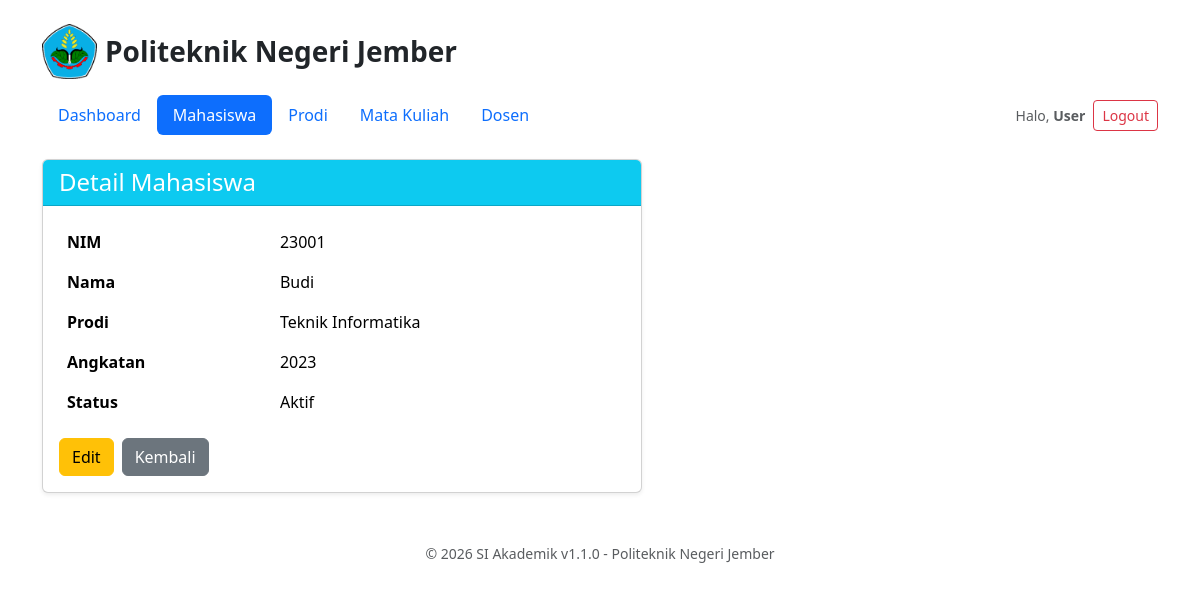
/setoran_BKPM-1/si-akademik_acara16/mahasiswa/23001 (signed in), run on the app's committed database.
### tables this page shows
CREATE TABLE IF NOT EXISTS mahasiswa (
    id       INT AUTO_INCREMENT PRIMARY KEY,
    nim      VARCHAR(20)  NOT NULL UNIQUE,
    nama     VARCHAR(100) NOT NULL,
    email    VARCHAR(100) NOT NULL,
    prodi_id INT          NOT NULL,
    angkatan INT          NOT NULL,
    status   VARCHAR(10)  NOT NULL DEFAULT 'aktif'
);

CREATE TABLE IF NOT EXISTS prodi (
    id   INT AUTO_INCREMENT PRIMARY KEY,
    kode VARCHAR(10)  NOT NULL,
    nama VARCHAR(100) NOT NULL
);

### app/Views/layouts/main.php (called while the page is built, shortened)
<?php
require __DIR__ . '/../partials/header.php';
require __DIR__ . '/../partials/navbar.php';
require $content;
require __DIR__ . '/../partials/footer.php';

### app/Core/BaseController.php (called while the page is built, shortened)
<?php
class BaseController
{
    protected function view(
        string $view,
        array $data = [],
        string $active = '',
        bool $useLayout = true
    ): void {
        extract($data, EXTR_SKIP);
        $content = __DIR__ . '/../Views/' . $view . '.php';
        require __DIR__ . '/../Views/layouts/main.php';
    }
}

### app/Controllers/MahasiswaController.php (called while the page is built, shortened)
<?php
class MahasiswaController extends BaseController
{
    private MahasiswaService $service;
    public function __construct(MahasiswaService $service)
    {
        $this->service = $service;
    }
    public function show($nim): void
    {
        $this->view(
            'mahasiswa/detail',
            ['mahasiswaDitemukan' => $this->service->detail((string) $nim)],
            'mahasiswa'
        );
    }
}

### public/index.php (called while the page is built, shortened)
<?php
$routes = require __DIR__ . '/../routes/web.php';
$requestUri = parse_url($_SERVER['REQUEST_URI'], PHP_URL_PATH);
$method     = $_SERVER['REQUEST_METHOD'];
$uri = $requestUri;
if (defined('BASE_URL') && !empty(BASE_URL)) {
    if (str_starts_with($uri, BASE_URL)) {
        $uri = substr($uri, strlen(BASE_URL));
    }
}
try {
    $router = new App\Core\Router($routes);
    $router->dispatch($uri, $method);
} catch (Throwable $e) {
    App\Core\Logger::error('Error tak tertangani', $e);
    http_response_code(500);
    echo 'Terjadi gangguan pada sistem. Silakan coba beberapa saat lagi.';
}

### app/Models/Mahasiswa.php (called while the page is built, shortened)
<?php
class Mahasiswa
{
    private string $nim;
    private string $nama;
    private string $prodi;
    private string $angkatan;
    private string $status;
    public function __construct(
        string $nim,
        string $nama,
        string $prodi,
        string $angkatan = '',
        string $status = 'aktif'
    ) {
        $this->nim = $nim;
        $this->nama = $nama;
        $this->prodi = $prodi;
        $this->angkatan = $angkatan !== ''
            ? $angkatan
            : ('20' . substr($nim, 0, 2));
        $this->status = $status;
    }
    public function getNim(): string
    {
        return $this->nim;
    }
    public function getNama(): string
    {
        return $this->nama;
    }
    public function getProdi(): string
    {
        return $this->prodi;
    }
    public function getAngkatan(): string
    {
        return $this->angkatan;
    }
    public function getStatus(): string
    {
        return $this->status;
    }
}

### app/Repositories/MahasiswaRepository.php (called while the page is built, shortened)
<?php
class MahasiswaRepository
{
    private Database $database;
    public function __construct(Database $database)
    {
        $this->database = $database;
    }
    private function db(): PDO
    {
        return $this->database->getConnection();
    }
    public function findByNim(string $nim): ?Mahasiswa
    {
        $stmt = $this->db()->prepare(
            "SELECT m.nim, m.nama, m.angkatan, m.status,
                    p.nama AS prodi_nama
             FROM mahasiswa m
             JOIN prodi p ON m.prodi_id = p.id
             WHERE m.nim = :nim"
        );
        $stmt->execute([
            'nim' => $nim
        ]);
        $row = $stmt->fetch(PDO::FETCH_ASSOC);
        return new Mahasiswa(
            $row['nim'],
            $row['nama'],
            $row['prodi_nama'],
            (string) $row['angkatan'],
            $row['status']
        );
    }
}

### app/Core/Database.php (called while the page is built, shortened)
<?php
class Database
{
    private PDO $pdo;
    public function __construct()
    {
        $config = require __DIR__ . '/../../config/database.php';
        try {
            $this->pdo = new PDO(
                "mysql:host={$config['host']};dbname={$config['dbname']};charset={$config['charset']}",
                $config['username'],
                $config['password']
            );
            $this->pdo->setAttribute(
                PDO::ATTR_ERRMODE,
                PDO::ERRMODE_EXCEPTION
            );
        } catch (PDOException $e) {
            Logger::error('Koneksi database gagal', $e);
            throw new \RuntimeException('Koneksi database gagal', 0, $e);
        }
    }
    public function getConnection(): PDO
    {
        return $this->pdo;
    }
}

### config/database.php (called while the page is built)
<?php
return [
'host'     => '127.0.0.1:3307',
'dbname'   => 'si_akademik',
'username' => 'root',
'password' => '',
'charset'  => 'utf8mb4',
];

### app/Services/MahasiswaService.php (called while the page is built, shortened)
<?php
class MahasiswaService
{
    public function detail(string $nim)
    {
        return $this->repo->findByNim($nim);
    }
}

### app/Views/mahasiswa/detail.php (the view)
<div class="card shadow-sm" style="max-width:600px">
    <div class="card-header bg-info text-white">
        <h4 class="mb-0">Detail Mahasiswa</h4>
    </div>
<div class="card-body"><?php if($mahasiswaDitemukan):?><table class="table table-borderless">
        <tr>
            <th>NIM</th>
            <td><?=htmlspecialchars($mahasiswaDitemukan->getNim())?></td>
        </tr>
    <tr>
        <th>Nama</th>
        <td><?=htmlspecialchars($mahasiswaDitemukan->getNama())?></td>
    </tr>
<tr>
    <th>Prodi</th>
    <td><?=htmlspecialchars($mahasiswaDitemukan->getProdi())?></td>
</tr>
<tr>
    <th>Angkatan</th>
    <td><?=htmlspecialchars($mahasiswaDitemukan->getAngkatan())?></td>
</tr>
<tr>
    <th>Status</th>
    <td><?=htmlspecialchars(ucfirst($mahasiswaDitemukan->getStatus()))?></td>
</tr>
</table>
<div class="d-flex gap-2">
    <a href="<?=BASE_URL?>/mahasiswa/<?=urlencode($mahasiswaDitemukan->getNim())?>/edit" class="btn btn-warning">Edit</a>
    <a href="<?=BASE_URL?>/mahasiswa" class="btn btn-secondary">Kembali</a>
</div><?php else:?><p class="text-danger">Mahasiswa tidak ditemukan.</p>
<a href="<?=BASE_URL?>/mahasiswa" class="btn btn-secondary">Kembali</a><?php endif;?></div>
</div>

### app/Core/Router.php (shortened to what this page needs)
<?php
class Router
{
    private array $routes;
    public function __construct(array $routes)
    {
        $this->routes = $routes;
    }
    public function dispatch(string $uri, string $method): void
    {
        $uri = $this->normalize($uri);
        foreach ($this->routes[$method] ?? [] as $routePattern => $routeConfig) {
            $pattern = $this->normalize($routePattern);
            $regex = preg_replace(
                '/\{[a-zA-Z0-9_]+\}/',
                '([a-zA-Z0-9_]+)',
                $pattern
            );
            $regex = '#^' . $regex . '$#';
            if (preg_match($regex, $uri, $params)) {
                array_shift($params);
                $this->callController($routeConfig, $params);
                return;
            }
        }
    }
    private function normalize(string $path): string
    {
        $path = trim($path, '/');
        return $path === '' ? '/' : '/' . $path;
    }
    private function callController(
        array $routeConfig,
        array $params
    ): void {
        $controllerClass = "App\\Controllers\\{$routeConfig['controller']}";
        $action = $routeConfig['action'];
        $controller = $this->makeController($controllerClass);
        call_user_func_array(
            [$controller, $action],
            $params
        );
    }
    private function makeController(string $controllerClass): object
    {
        if ($controllerClass === 'App\\Controllers\\MahasiswaController') {
            $database = new Database();
            $service = new MahasiswaService(
                new MahasiswaRepository($database),
                new ProdiRepository($database)
            );
            return new $controllerClass($service);
        }
        return new $controllerClass();
    }
}

### data on the page
mahasiswa: nim "23001", nama "Budi", prodi.nama "Teknik Informatika", angkatan "2023", status "Aktif"
